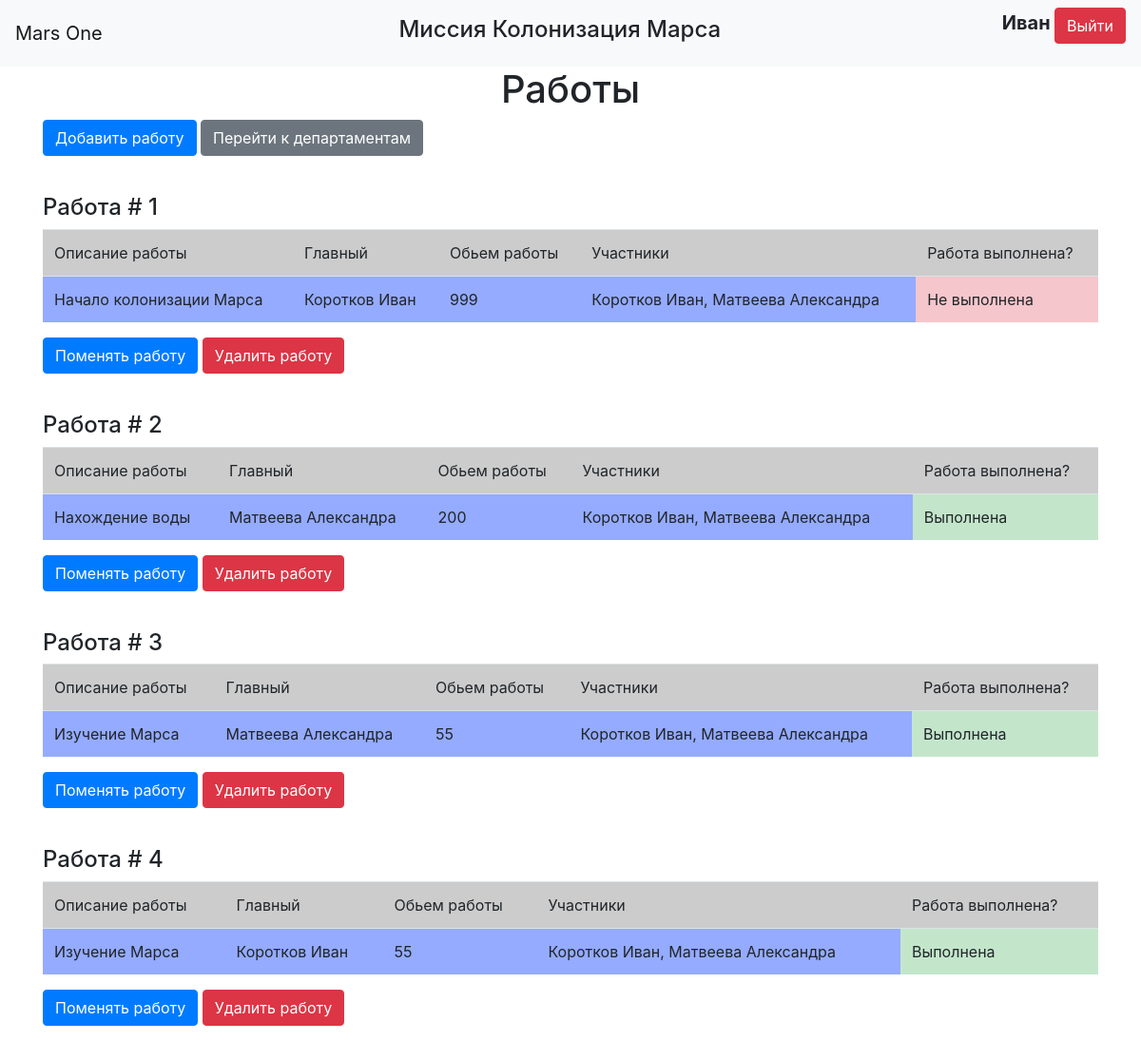
/jobs (signed in), run on an earlier commit of the app's database.
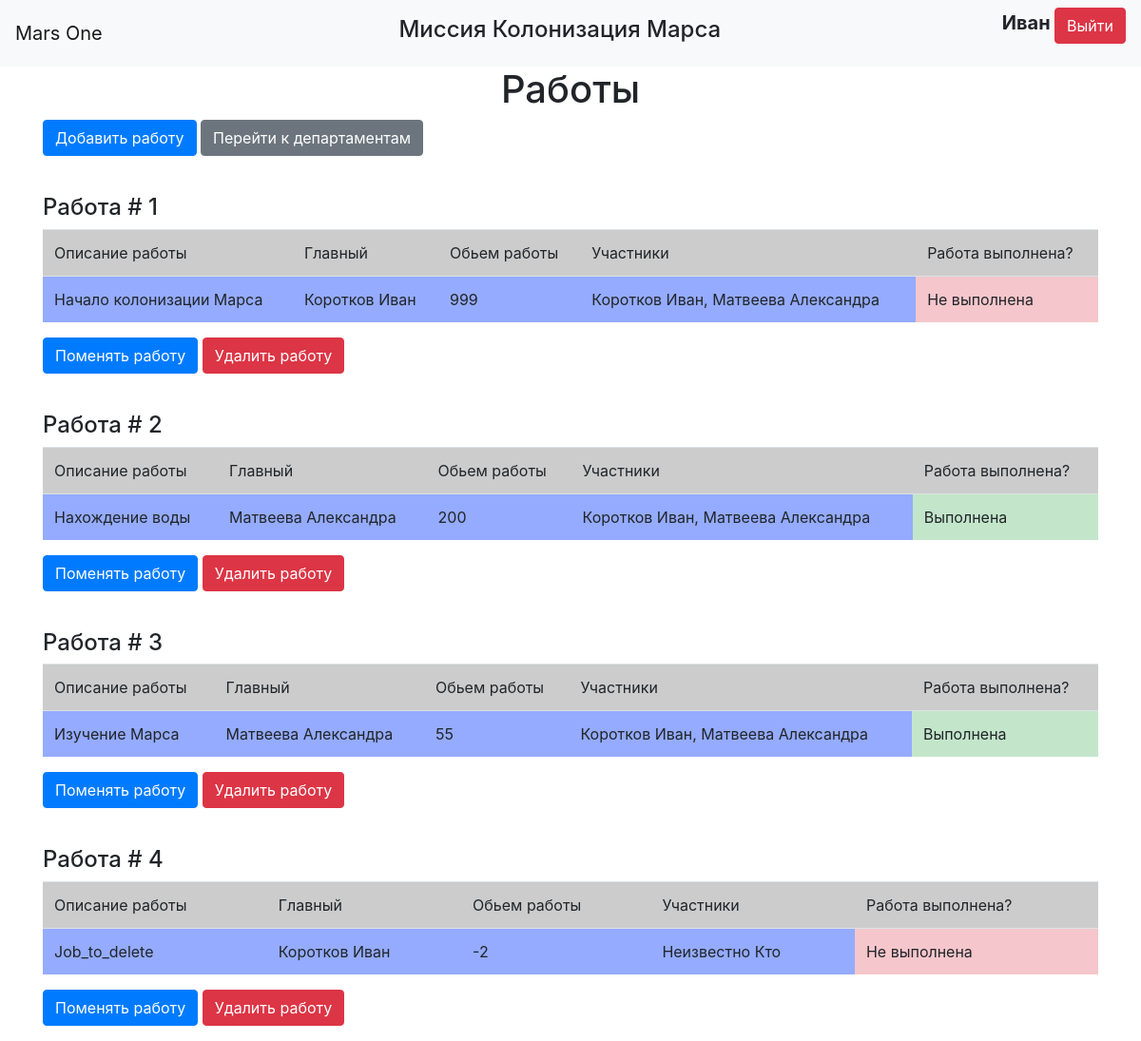
And on a later commit of the database.
### data/users.py (models this page shows, shortened)
class User(SqlAlchemyBase, UserMixin, SerializerMixin):
    __tablename__ = 'users'
    id = sqlalchemy.Column(sqlalchemy.Integer,
                           primary_key=True, autoincrement=True)
    surname = sqlalchemy.Column(sqlalchemy.String, nullable=True)
    name = sqlalchemy.Column(sqlalchemy.String, nullable=True)
    age = sqlalchemy.Column(sqlalchemy.Integer, nullable=True)
    position = sqlalchemy.Column(sqlalchemy.String, nullable=True)
    speciality = sqlalchemy.Column(sqlalchemy.String, nullable=True)
    address = sqlalchemy.Column(sqlalchemy.String, nullable=True, default=f"module_{randint(0, 99)}")
    email = sqlalchemy.Column(sqlalchemy.String, unique=True, nullable=True)
    hashed_password = sqlalchemy.Column(sqlalchemy.String, nullable=True)
    modified_date = sqlalchemy.Column(sqlalchemy.DateTime, default=datetime.datetime.now)
    jobs = orm.relationship("Jobs", back_populates="user")

### data/jobs.py (models this page shows)
class Jobs(SqlAlchemyBase, SerializerMixin):
    __tablename__ = 'jobs'
    id = sqlalchemy.Column(sqlalchemy.Integer,
                           primary_key=True, autoincrement=True)
    team_leader = sqlalchemy.Column(sqlalchemy.Integer, sqlalchemy.ForeignKey("users.id"),
                                    nullable=True)
    job = sqlalchemy.Column(sqlalchemy.String, nullable=True)
    work_size = sqlalchemy.Column(sqlalchemy.Integer, nullable=True)
    collaborators = sqlalchemy.Column(sqlalchemy.String, nullable=True)
    start_date = sqlalchemy.Column(sqlalchemy.DateTime, default=datetime.datetime.now, nullable=True)
    end_date = sqlalchemy.Column(sqlalchemy.DateTime, nullable=True)
    is_finished = sqlalchemy.Column(sqlalchemy.Boolean, nullable=True)
    creator = sqlalchemy.Column(sqlalchemy.Integer)
    user = orm.relationship('User')

### main.py (the view)
@app.route("/jobs")
@login_required
def jobs():
    dbs = db_session.create_session()
    if current_user.id != 1:
        jobs = dbs.query(Jobs).filter((Jobs.collaborators.like(f'% {current_user.id}%')) |
                                      (Jobs.collaborators.like(f'%{current_user.id},%')) |
                                      (Jobs.collaborators == str(current_user.id)) |
                                      (Jobs.creator == current_user.id))
    else:
        jobs = dbs.query(Jobs)
    return render_template("jobs.html", jobs=jobs,
                           teams=[", ".join(get_users(job, dbs)) for job in jobs],
                           title="Работы")

### data/db_session.py (called while the page is built)
def create_session() -> Session:
    global __factory
    return __factory()

### main.py (called while the page is built)
@login_manager.user_loader
def load_user(user_id):
    db_sess = db_session.create_session()
    return db_sess.query(User).get(user_id)

def get_users(storage, dbs):
    users = []
    for u_id in storage.collaborators.split(", "):
        try:
            ans = dbs.query(User).filter(User.id == int(u_id)).first()
            users.append(f"{ans.surname} {ans.name}")
        except (AttributeError, ValueError):
            users.append("Неизвестно Кто")
    return users

### templates/jobs.html
{% extends "base.html" %}
{% block content %}
{% if jobs %}
    <h1 class="center">Работы</h1>
    <p>
        <a class="btn btn-primary" href="/add_job">Добавить работу</a>
        <a class="btn btn-secondary" href="/departments">Перейти к департаментам</a>
    </p>
{% else %}
    <h1 class="center">Нет работ</h1>
    <p class="center">
        <a class="btn btn-primary" href="/add_job">Добавить работу</a>
        <a class="btn btn-secondary" href="/departments">Перейти к департаментам</a>
    </p>
{% endif %}
{% for job in jobs %}
    <br>
    <h4>Работа # {{loop.index}}</h4>
    <table class="table">
        <tr bgcolor="#ccc">
            <td>Описание работы</td>
            <td>Главный</td>
            <td>Обьем работы</td>
            <td>Участники</td>
            <td>Работа выполнена?</td>
        </tr>
        <tr bgcolor="#94abff">
            <td>{{ job.job }}</td>
            <td>{% if job.user %} {{ job.user.surname }} {{job.user.name}} {% else %}Неизвестно Кто{% endif %}</td>
            <td>{{ job.work_size }}</td>
            <td>{{ teams[loop.index - 1] }}</td>
            {% if job.is_finished %}
                <td class="table-success">Выполнена</td>
            {% else %}
                <td class="table-danger">Не выполнена</td>
            {% endif %}
        </tr>
    </table>
    {% if job.user %}
        {% set tema_leader = job.user.id %}
    {% else %}
        {% set tema_leader = 1 %}
    {% endif %}
    {% if current_user.id in (1, job.creator, team_leader) %}
    <p>
        <a class="btn btn-primary" href="/change_job/{{ job.id }}" >Поменять работу</a>
        <a class="btn btn-danger" href="/delete_job/{{ job.id }}" >Удалить работу</a>
    </p>
    {% endif %}
{% endfor %}
{% endblock %}

### templates/base.html (shortened to what this page needs)
<!doctype html>
<html lang="en">
<head>
    <link rel="stylesheet"
          href="https://stackpath.bootstrapcdn.com/bootstrap/4.4.1/css/bootstrap.min.css"
>
    <link rel="stylesheet" type="text/css" href="{{ url_for('static', filename='css/style.css') }}" />
</head>
<body>
<header>
    <nav class="navbar navbar-light bg-light">
        <a class="navbar-brand">Mars One</a>
        <h4 class="center">Миссия Колонизация Марса</h4>
        {% if current_user.is_authenticated %}
            <p>
                <a class="bold">{{ current_user.name }}</a>
                <a class="btn btn-danger" href="/logout">Выйти</a>
            </p>
        {% else %}
            <p>
                <a class="btn btn-primary" href="/register">Зарегистрироваться</a>
                <a class="btn btn-success" href="/login">Войти</a>
            </p>
        {% endif %}
    </nav>
</header>
<main role="main" class="container">
    {% block content %}{% endblock %}
</main>
</body>
</html>

### static/css/style.css (style rules this page uses)
.center { text-align: center; }
.bold { font-size: 20px; font-weight: bold; }

What changed in the data, as far as the page shows it:
changed Jobs: job "Изучение Марса" → "Job_to_delete"; work_size "55" → "-2"; teams "Коротков Иван, Матвеева Александра" → "Неизвестно Кто"; is_finished "Выполнена" → "Не выполнена"
